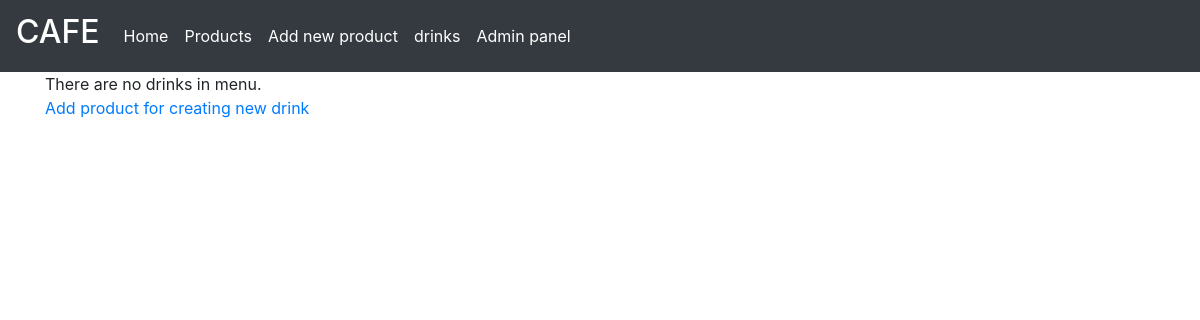
Before: /drinks with the older database file.
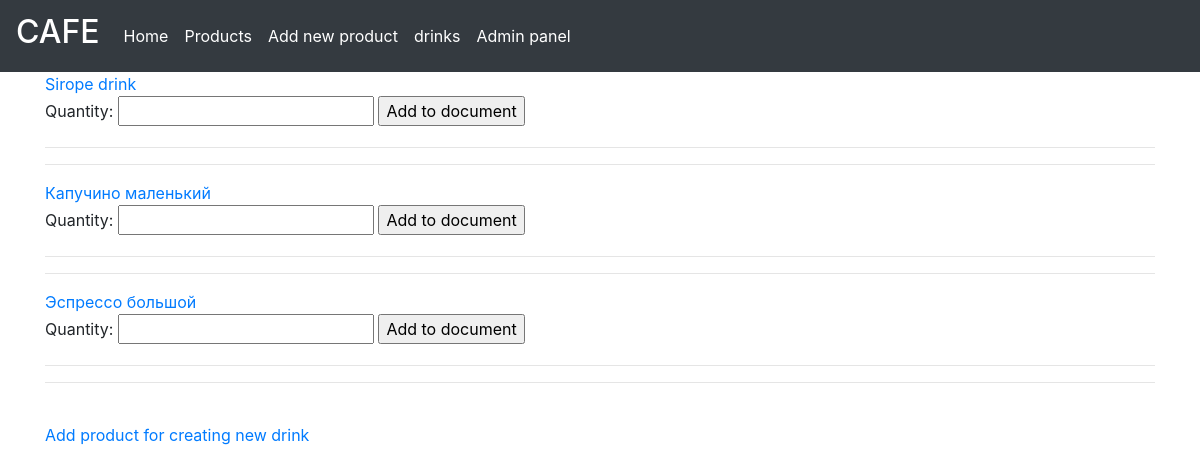
After: the same page with the newer database file.
### cafecrm/models.py (models this page shows, shortened)
class Drink(models.Model):
    drink_name = models.CharField(max_length=50)
    slug = models.SlugField(unique='drink_name', blank=True)
    class Meta:
        ordering = ('drink_name',)
        verbose_name = 'Drink'
        verbose_name_plural = 'Drinks'
    def get_absolute_url(self):
        return reverse('cafecrm:drink_detail', args=[self.slug, ])

### cafecrm/views.py (the view)
# urls.py: path('drinks', views.drinks, name='drinks'),
def drinks(request):
    drinks = Drink.objects.all().order_by('drink_name')
    sell_drink_form = SellAddForm()
    context = {
        'title': 'Drinks',
        'drinks': drinks,
        'sell_drink_form': sell_drink_form
    }
    return render(request,
                  'cafecrm/drinks.html', context)

### sell_temp/forms.py
class SellAddForm(forms.Form):
    quantity = forms.IntegerField(min_value=1)
    update = forms.BooleanField(required=False, initial=False, widget=forms.HiddenInput)

### doc_temp/context_processors.py (called while the page is built)
def doc(request):
    return {'doc_temp': Doctemp(request)}

### templates/cafecrm/drinks.html (shortened to what this page needs)
{% extends 'cafecrm/base.html' %}
{%  load static %}
{% block content %}
<div class="item">
        {% if drinks %}
            {% for drink in drinks %}
                <a href="{{ drink.get_absolute_url }}">{{ drink.drink_name }}</a>
                <form action="{% url 'sell_temp:sell_add' drink.id %}" method="post">
                {{ sell_drink_form }}
                <input type="submit" value="Add to document">
            </form>
            <hr>
                <hr>
            {% endfor %}
        {% else %}
            There are no drinks in menu.
        {% endif %}
    <br><a href="{% url 'cafecrm:products' %}" class="button light">Add product for creating new drink</a>
</div>
{% endblock %}

Changed rows visible on the page:
added Drink: drink_name "Sirope drink"
added Drink: drink_name "Капучино маленький"
added Drink: drink_name "Эспрессо большой"
Other visible differences:
text no longer shown: "There are no drinks in menu."
